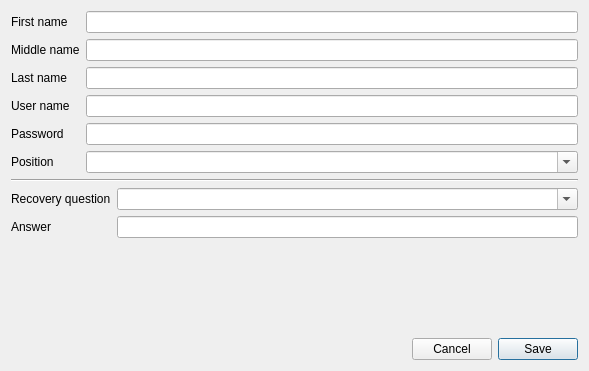
<?xml version="1.0" encoding="UTF-8"?>
<ui version="4.0">
 <class>AddNewUserDialog</class>
 <widget class="QDialog" name="AddNewUserDialog">
  <property name="geometry">
   <rect>
    <x>0</x>
    <y>0</y>
    <width>589</width>
    <height>371</height>
   </rect>
  </property>
  <property name="windowTitle">
   <string>Dialog</string>
  </property>
  <layout class="QVBoxLayout" name="verticalLayout">
   <item>
    <layout class="QFormLayout" name="formLayout_3">
     <item row="0" column="0">
      <widget class="QLabel" name="label_8">
       <property name="text">
        <string>First name</string>
       </property>
      </widget>
     </item>
     <item row="0" column="1">
      <widget class="QLineEdit" name="lineEdit_firstname"/>
     </item>
     <item row="1" column="0">
      <widget class="QLabel" name="label_9">
       <property name="text">
        <string>Middle name</string>
       </property>
      </widget>
     </item>
     <item row="1" column="1">
      <widget class="QLineEdit" name="lineEdit_middlename"/>
     </item>
     <item row="2" column="0">
      <widget class="QLabel" name="label_10">
       <property name="text">
        <string>Last name</string>
       </property>
      </widget>
     </item>
     <item row="2" column="1">
      <widget class="QLineEdit" name="lineEdit_lastname"/>
     </item>
     <item row="3" column="0">
      <widget class="QLabel" name="label_11">
       <property name="text">
        <string>User name</string>
       </property>
      </widget>
     </item>
     <item row="3" column="1">
      <widget class="QLineEdit" name="lineEdit_username"/>
     </item>
     <item row="4" column="0">
      <widget class="QLabel" name="label_12">
       <property name="text">
        <string>Password</string>
       </property>
      </widget>
     </item>
     <item row="4" column="1">
      <widget class="QLineEdit" name="lineEdit_password"/>
     </item>
     <item row="5" column="0">
      <widget class="QLabel" name="label_13">
       <property name="text">
        <string>Position</string>
       </property>
      </widget>
     </item>
     <item row="5" column="1">
      <widget class="QComboBox" name="comboBox_position">
       <property name="editable">
        <bool>true</bool>
       </property>
      </widget>
     </item>
    </layout>
   </item>
   <item>
    <widget class="Line" name="line">
     <property name="orientation">
      <enum>Qt::Horizontal</enum>
     </property>
    </widget>
   </item>
   <item>
    <layout class="QFormLayout" name="formLayout_4">
     <item row="0" column="0">
      <widget class="QLabel" name="label_14">
       <property name="text">
        <string>Recovery question</string>
       </property>
      </widget>
     </item>
     <item row="0" column="1">
      <widget class="QComboBox" name="comboBox_recoveryQuestion">
       <property name="editable">
        <bool>true</bool>
       </property>
      </widget>
     </item>
     <item row="1" column="0">
      <widget class="QLabel" name="labelAnswer_2">
       <property name="text">
        <string>Answer</string>
       </property>
      </widget>
     </item>
     <item row="1" column="1">
      <widget class="QLineEdit" name="lineEdit_Answer"/>
     </item>
    </layout>
   </item>
   <item>
    <spacer name="verticalSpacer">
     <property name="orientation">
      <enum>Qt::Vertical</enum>
     </property>
     <property name="sizeHint" stdset="0">
      <size>
       <width>20</width>
       <height>56</height>
      </size>
     </property>
    </spacer>
   </item>
   <item>
    <layout class="QHBoxLayout" name="horizontalLayout_2">
     <item>
      <spacer name="horizontalSpacer_2">
       <property name="orientation">
        <enum>Qt::Horizontal</enum>
       </property>
       <property name="sizeHint" stdset="0">
        <size>
         <width>40</width>
         <height>20</height>
        </size>
       </property>
      </spacer>
     </item>
     <item>
      <widget class="QPushButton" name="btnCancel">
       <property name="text">
        <string>Cancel</string>
       </property>
      </widget>
     </item>
     <item>
      <widget class="QPushButton" name="btnSave">
       <property name="text">
        <string>Save</string>
       </property>
       <property name="default">
        <bool>true</bool>
       </property>
      </widget>
     </item>
    </layout>
   </item>
  </layout>
 </widget>
 <resources/>
 <connections/>
</ui>
